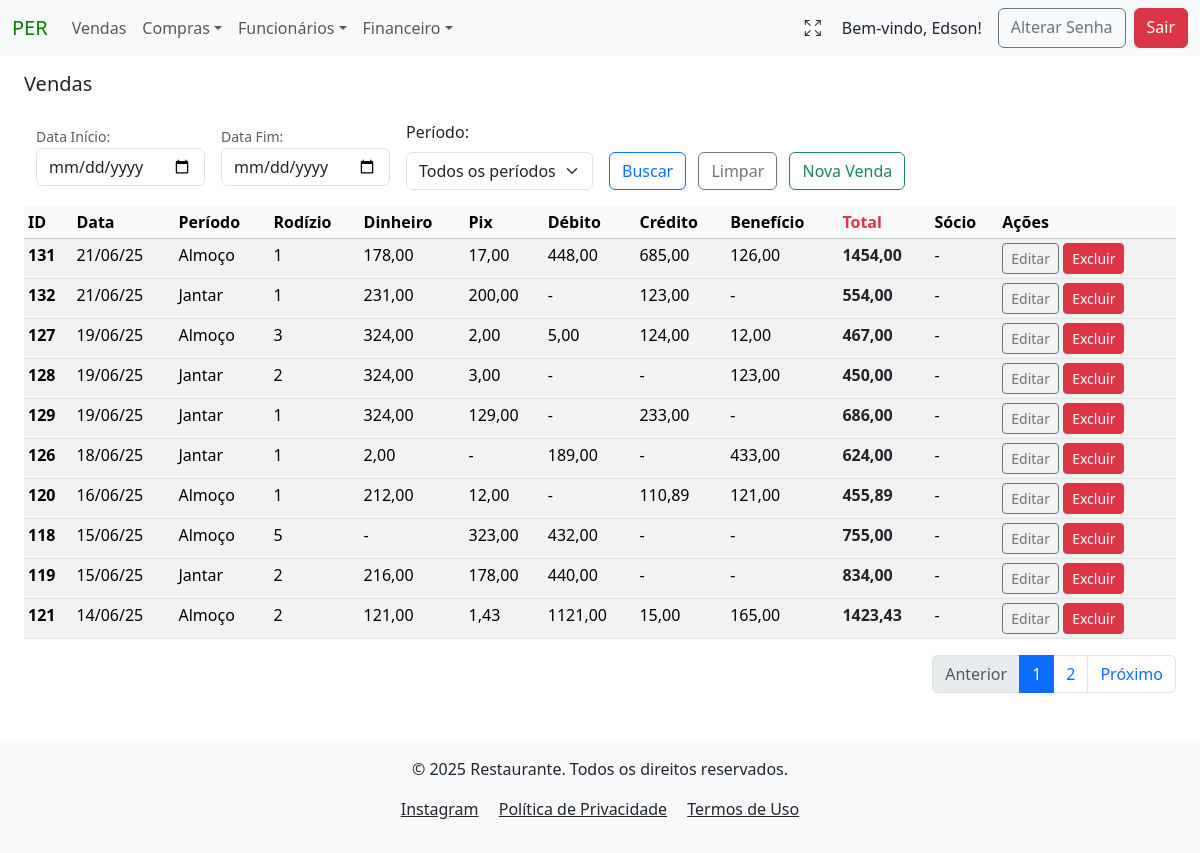
Screenshot of /sales/ (signed in) with the database file from the repository.
### users/models.py (models this page shows)
class User(AbstractUser):
    tenant = models.ForeignKey(Tenant, on_delete=models.PROTECT)
    phone = models.CharField(max_length=13, blank=True, null=True)
    birth_date = models.DateField(blank=False, null=False)
    created_at = models.DateTimeField(auto_now_add=True)
    updated_at = models.DateTimeField(auto_now=True)
    groups = models.ManyToManyField(
        'auth.Group',
        related_name='custom_user_set',  # Adicionando um nome diferente para evitar o conflito
        blank=True
    )
    user_permissions = models.ManyToManyField(
        'auth.Permission',
        related_name='custom_user_permissions_set',  # Adicionando um nome diferente para evitar o conflito
        blank=True
    )

### vendas/models.py (models this page shows, shortened)
class Vendas(models.Model):
    PERIODO_CHOICES = (
        ('Almoço', 'Almoço'),
        ('Jantar', 'Jantar'),
    )
    tenant = models.ForeignKey(Tenant, on_delete=models.CASCADE)
    created_at = models.DateTimeField(auto_now_add=True)
    data_venda = models.DateField(verbose_name="Data da Venda", null=False, blank=False)
    periodo = models.CharField(verbose_name="Período", max_length=6, choices=PERIODO_CHOICES, blank=False)
    rodizio = models.IntegerField(verbose_name="Qtd Rodízio", null=False, blank=False)
    dinheiro = models.DecimalField(verbose_name="Dinheiro", max_digits=8, decimal_places=2, null=True, blank=True)
    pix = models.DecimalField(verbose_name="Pix", max_digits=8, decimal_places=2, null=True, blank=True)
    debito_mastercard = models.DecimalField(verbose_name="Debito MasterCard", max_digits=8, decimal_places=2, null=True, blank=True)
    debito_visa = models.DecimalField(verbose_name="Debito Visa", max_digits=8, decimal_places=2, null=True, blank=True)
    debito_elo = models.DecimalField(verbose_name="Debito Elo", max_digits=8, decimal_places=2, null=True, blank=True)
    credito_mastercard = models.DecimalField(verbose_name="Credito MasterCard", max_digits=8, decimal_places=2, null=True, blank=True)
    credito_visa = models.DecimalField(verbose_name="Credito Visa", max_digits=8, decimal_places=2, null=True, blank=True)
    credito_elo = models.DecimalField(verbose_name="Credito Elo", max_digits=8, decimal_places=2, null=True, blank=True)
    alelo = models.DecimalField(verbose_name="Alelo", max_digits=8, decimal_places=2, null=True, blank=True)
    american_express = models.DecimalField(verbose_name="Amex", max_digits=8, decimal_places=2, null=True, blank=True)
    hiper = models.DecimalField(verbose_name="HiperCard", max_digits=8, decimal_places=2, null=True, blank=True)
    sodexo = models.DecimalField(verbose_name="Sodexo", max_digits=8, decimal_places=2, null=True, blank=True)
    ticket_rest = models.DecimalField(verbose_name="Ticket Refeição", max_digits=8, decimal_places=2, null=True, blank=True)
    vale_refeicao = models.DecimalField(verbose_name="Vale Refeição", max_digits=8, decimal_places=2, null=True, blank=True)
    dinersclub = models.DecimalField(verbose_name="DinersClub", max_digits=8, decimal_places=2, null=True, blank=True)
    socio = models.DecimalField(verbose_name="Sócio", max_digits=8, decimal_places=2, null=True, blank=True)
    dt_atualizado = models.DateTimeField(auto_now=True, null=False, blank=False)
    author = models.ForeignKey(settings.AUTH_USER_MODEL, on_delete=models.PROTECT, blank=False)
    class Meta:
        get_latest_by = 'dt_atualizado'
    def calcular_debito(self):
        return (self.debito_mastercard or 0) + (self.debito_visa or 0) + (self.debito_elo or 0)
    def calcular_credito(self):
        return (self.credito_mastercard or 0) + (self.credito_visa or 0) + (self.credito_elo or 0)
    def calcular_beneficio(self):
        return (
            (self.alelo or 0) +
            (self.american_express or 0) +
            (self.hiper or 0) +
            (self.sodexo or 0) +
            (self.ticket_rest or 0) +
            (self.vale_refeicao or 0) +
            (self.dinersclub or 0)
        )
    def calcular_total(self):
        return (
            (self.dinheiro or 0) +
            (self.pix or 0) +
            self.calcular_debito() +
            self.calcular_credito() +
            self.calcular_beneficio()
        )

### vendas/views.py (the view)
# urls.py: path('sales/', VendasListView.as_view(), name="venda_list"),
class VendasListView(LoginRequiredMixin, PermissionRequiredMixin, TenantQuerysetMixin, HandleNoPermissionMixin, ListView):
    model = Vendas
    template_name = 'vendas_list.html'  # Garante que o template correto será usado
    permission_required = 'vendas.view_vendas'  # Permissão para visualizar objetos'
    def get_queryset(self):
        queryset = super().get_queryset()  # O TenantQuerysetMixin já filtra pelo tenant
        data_inicio = self.request.GET.get('data_inicio')
        data_fim = self.request.GET.get('data_fim')
        periodo = self.request.GET.get('periodo')
        if data_inicio:
            queryset = queryset.filter(data_venda__gte=data_inicio)
        if data_fim:
            queryset = queryset.filter(data_venda__lte=data_fim)
        if periodo:
            queryset = queryset.filter(periodo=periodo)
        return queryset
    def get_context_data(self, **kwargs):
        context = super().get_context_data(**kwargs)
        tenant = getattr(self.request.user, 'tenant', None)
        if tenant:
            tenant = str(tenant).lower().replace(' ', '_')
        context['tenant'] = tenant
        vendas = context['object_list'].order_by('-data_venda')  # Lista de vendas do queryset
        paginator = Paginator(vendas, 10)  # 10 itens por página
        page_number = self.request.GET.get('page')  # Número da página atual
        vendas_page = paginator.get_page(page_number)
        context['vendas_list'] = vendas_page  # Lista paginada para o template
        venda_rodizio = 0
        venda_dinheiro = 0
        venda_pix = 0
        venda_debito = 0
        venda_credito = 0
        venda_beneficio = 0
        venda_total = 0
        for venda in vendas_page:  # Use somente os itens da página atual
            venda.debito = venda.calcular_debito()
            venda.credito = venda.calcular_credito()
            venda.beneficio = venda.calcular_beneficio()
            venda.total = venda.calcular_total()
            venda_rodizio += venda.rodizio or 0
            venda_dinheiro += venda.dinheiro or 0
            venda_pix += venda.pix or 0
            venda_debito += venda.debito or 0
            venda_credito += venda.credito or 0
            venda_beneficio += venda.beneficio or 0
            venda_total += venda.total
        context['vendas_rodizio'] = venda_rodizio
        context['vendas_dinheiro'] = venda_dinheiro
        context['vendas_pix'] = venda_pix
        context['vendas_debito'] = venda_debito
        context['vendas_credito'] = venda_credito
        context['vendas_beneficio'] = venda_beneficio
        context['vendas_total'] = venda_total
        return context

### vendas/templates/vendas/vendas_list.html (shortened to what this page needs)
{% extends 'global/base.html' %}
{% load cache %}
{% block content %}
    <h5 class="mb-4 mt-3">Vendas</h5>
    {% include 'vendas/vendas.html' %}
{% endblock content %}

### project/templates/global/base.html (shortened to what this page needs)
{% load cache %}
<!DOCTYPE html>
<html lang="pt-br">
  <head>
    <link href="https://cdn.jsdelivr.net/npm/bootstrap@5.3.3/dist/css/bootstrap.min.css" rel="stylesheet">
  </head>
  <body>
    <nav id="navbar" class="navbar navbar-expand-lg bg-body-tertiary position-sticky top-0" style="z-index: 1050;">
      <div class="container-fluid">
        <a class="navbar-brand" href="{% url 'menu' %}?tenant={{ tenant }}" style="color: green">PER</a>
        <div class="collapse navbar-collapse" id="navbarSupportedContent">
          <ul class="navbar-nav me-auto mb-2 mb-lg-0">
            <li class="nav-item">
              {% if perms.vendas.view_vendas %}
                <a class="nav-link" href="{% url 'venda_list' %}?tenant={{ tenant }}">Vendas</a>
              {% else %}
                <a class="nav-link disabled" href="#" aria-disabled="true">Vendas</a>
              {% endif %}
            <li class="nav-item dropdown">
              {% if perms.compras.view_compras %}
                <a class="nav-link dropdown-toggle" href="#" role="button" data-bs-toggle="dropdown" aria-expanded="false">Compras</a>
              {% else %}
                <a class="nav-link disabled" href="#" aria-disabled="true">Compras</a>
              {% endif %}
            </li>
            <li class="nav-item dropdown">
              {% if perms.funcionarios.view_contratacao %}
                <a class="nav-link dropdown-toggle" href="#" role="button" data-bs-toggle="dropdown" aria-expanded="false">Funcionários</a>
              {% else %}
                <a class="nav-link disabled" href="#" aria-disabled="true">Funcionários</a>
              {% endif %}
            </li>
            <li class="nav-item dropdown">
              {% if perms.financeiro.view_dashboard_financeiro %}
                <a class="nav-link dropdown-toggle" href="#" role="button" data-bs-toggle="dropdown" aria-expanded="false">Financeiro</a>
              {% else %}
                <a class="nav-link disabled" href="#" aria-disabled="true">Financeiro</a>
              {% endif %}
            </li>
          </ul>
          <div class="d-flex ms-auto">
            <button id="fullscreen-btn" class="btn btn me-2" type="button" title="Tela Cheia" style="box-shadow:none;">
              <span id="fullscreen-icon" class="bi bi-arrows-fullscreen"></span>
            </button>
            {% if user.is_authenticated %}
              <span class="navbar-text text-dark me-3">
                Bem-vindo, {{ user.first_name }}!
              </span>
              <a href="{% url 'password_change' %}?tenant={{ tenant }}" class="btn btn-outline-secondary me-2">Alterar Senha</a>
              <a href="{% url 'logout' %}?tenant={{ tenant }}" class="btn btn-danger">Sair</a>
            {% else %}
              <a href="{% url 'login' %}?tenant={{ tenant }}" class="btn btn-outline-light">Login</a>
            {% endif %}
          </div>
        </div>
      </div>
    </nav>
    <main class="container-fluid px-4">
        {% block content %}{% endblock content %}
    </main>
      {% cache 7200 rodape_base %}
        <footer class="bg-body-tertiary text-dark py-3 mt-5">
          <div class="container text-center">
              <p>&copy; 2025 Restaurante. Todos os direitos reservados.</p>
              <p>
                  <a href="https://www.instagram.com/sushicasaverde/"
                      class="text-dark me-3"
                      target="_blank"
                      rel="noopener noreferrer"
                      >Instagram</a>
                  <a href="#" class="text-dark me-3">Política de Privacidade</a>
                  <a href="#" class="text-dark">Termos de Uso</a>
              </p>
          </div>
        </footer>
    <link rel="stylesheet" href="https://cdn.jsdelivr.net/npm/bootstrap-icons@1.11.3/font/bootstrap-icons.css">
  </body>
{% endcache rodape_base %}
</html>

### vendas/templates/vendas/vendas.html (shortened to what this page needs)
{% load cache %}
<div class="container-fluid">
    {% cache 7200 widget_vendas %}
    <form action="" method="GET" class="d-flex align-items-center">
        <div class="mb-2 me-2">
            <small for="data_inicio" class="form-text">Data Início:</small>
            <input type="date" class="form-control" id="data_inicio" name="data_inicio">
        </div>
        <div class="mb-2 ms-2 me-2">
            <small for="data_fim" class="form-text">Data Fim:</small>
            <input type="date" class="form-control" id="data_fim" name="data_fim">
        </div>
        <div class="mb-2 ms-2 me-2">
            <label for="periodo" class="form-label">Período:</label>
            <select class="form-select" id="periodo" name="periodo">
                <option value="" {% if not request.GET.periodo %}selected{% endif %}>Todos os períodos</option>
            </select>
        </div>
    {% endcache 7200 widget_vendas %}
        <div class="ms-2 me-2 mt-4">
            <button type="submit" class="btn btn-outline-primary me-2" name="buscar_vendas">Buscar</button>
            <a href="{% url 'venda_list' %}?tenant={{ tenant }}" class="btn btn-outline-secondary me-2">Limpar</a>
            {% if perms.vendas.add_vendas %}
                <a href="{% url 'create_vendas' %}?tenant={{ tenant }}" class="btn btn-outline-success me-2">Nova Venda</a>
            {% else %}
                <a href="#" class="btn btn-outline-success btn-sm disabled">
                    <i class="fas fa-lock"></i>Nova Venda
                </a>
            {% endif %}
        </div>
    </form>
</div>
{% if vendas_list %}
    <table class="table table-sm table-striped table-hover mt-2">
        <thead class="table-light">
        <tr>
            <th scope="col">ID</th>
            <th scope="col">Data</th>
            <th scope="col">Período</th>
            <th scope="col">Rodízio</th>
            <th scope="col">Dinheiro</th>
            <th scope="col">Pix</th>
            <th scope="col">Débito</th>
            <th scope="col">Crédito</th>
            <th scope="col">Benefício</th>
            <th scope="col" class="text-danger fw-bold">Total</th>
            <th scope="col">Sócio</th>
            <th scope="col">Ações</th>
        </tr>
        </thead>
        <tbody>
            {% for venda in vendas_list %}
                <tr>
                    <th scope="row" >{{ venda.pk }}</th>
                    <td>{{ venda.data_venda|date:"d/m/y"}}</td>
                    <td>{{ venda.periodo}}</td>
                    <td>{{ venda.rodizio}}</td>
                    <td>{{ venda.dinheiro| default:"-"}}</td>
                    <td>{{ venda.pix| default:"-" }}</td>
                    <td>{{ venda.debito| default:"-" }}</td>
                    <td>{{ venda.credito| default:"-" }}</td>
                    <td>{{ venda.beneficio| default:"-" }}</td>
                    <td class="text-dark fw-bold">{{ venda.total}}</td>
                    <td>{{ venda.socio| default:"-" }}</td>
                    <td>
                        {% if perms.vendas.change_vendas %}
                            <a href="{% url 'update_vendas' pk=venda.pk %}?tenant={{ tenant }}" class="btn btn-outline-secondary btn-sm" >Editar</a>
                        {% else %}
                        <a href="#" class="btn btn-outline-secondary btn-sm disabled" aria-disabled="true">
                            <i class="fas fa-lock"></i> Editar
                        </a>
                        {% endif %}
                        {% if perms.vendas.delete_vendas %}
                          <a href="{% url 'delete_vendas' pk=venda.pk %}?tenant={{ tenant }}" class="btn btn-danger btn-sm">Excluir</a>
                        {% else %}
                          <a href="#" class="btn btn-danger btn-sm disabled" aria-disabled="true">
                            <i class="fas fa-lock"></i> Excluir
                        </a>
                        {% endif %}
                </td>
                </tr>
            {% endfor %}
        </tbody>
    </table>
{% else %}
    <div class="container">
        <div class="alert alert-warning mt-3" role="alert">
            Não há vendas para o filtro selecionado.
        </div>
    </div>
{% endif %}
<nav aria-label="Page navigation example">
    <ul class="pagination justify-content-end">
        {% if vendas_list.has_previous %}
            <li class="page-item">
                <a class="page-link" href="?tenant={{ tenant }}&page={{ vendas_list.previous_page_number }}">Anterior</a>
            </li>
        {% else %}
            <li class="page-item disabled">
                <a class="page-link">Anterior</a>
            </li>
        {% endif %}
        {% for num in vendas_list.paginator.page_range %}
            {% if vendas_list.number == num %}
                <li class="page-item active" aria-current="page">
                    <span class="page-link">{{ num }}</span>
                </li>
            {% elif num > vendas_list.number|add:-2 and num < vendas_list.number|add:2 %}
                <li class="page-item">
                    <a class="page-link" href="?tenant={{ tenant }}&page={{ num }}">{{ num }}</a>
                </li>
            {% endif %}
        {% endfor %}
        {% if vendas_list.has_next %}
            <li class="page-item">
                <a class="page-link" href="?tenant={{ tenant }}&page={{ vendas_list.next_page_number }}">Próximo</a>
            </li>
        {% else %}
            <li class="page-item disabled">
                <a class="page-link">Próximo</a>
            </li>
        {% endif %}
    </ul>
</nav>

### rows the page displays
User: first_name "Edson"
Vendas: pk "131", data_venda "21/06/25", periodo "Almoço", rodizio "1", dinheiro "178,00", pix "17,00", debito "448,00", credito "685,00", beneficio "126,00", total "1454,00", socio "-"
Vendas: pk "132", data_venda "21/06/25", periodo "Jantar", rodizio "1", dinheiro "231,00", pix "200,00", debito "-", credito "123,00", beneficio "-", total "554,00", socio "-"
Vendas: pk "127", data_venda "19/06/25", periodo "Almoço", rodizio "3", dinheiro "324,00", pix "2,00", debito "5,00", credito "124,00", beneficio "12,00", total "467,00", socio "-"
Vendas: pk "128", data_venda "19/06/25", periodo "Jantar", rodizio "2", dinheiro "324,00", pix "3,00", debito "-", credito "-", beneficio "123,00", total "450,00", socio "-"
Vendas: pk "129", data_venda "19/06/25", periodo "Jantar", rodizio "1", dinheiro "324,00", pix "129,00", debito "-", credito "233,00", beneficio "-", total "686,00", socio "-"
Vendas: pk "126", data_venda "18/06/25", periodo "Jantar", rodizio "1", dinheiro "2,00", pix "-", debito "189,00", credito "-", beneficio "433,00", total "624,00", socio "-"
Vendas: pk "120", data_venda "16/06/25", periodo "Almoço", rodizio "1", dinheiro "212,00", pix "12,00", debito "-", credito "110,89", beneficio "121,00", total "455,89", socio "-"
Vendas: pk "118", data_venda "15/06/25", periodo "Almoço", rodizio "5", dinheiro "-", pix "323,00", debito "432,00", credito "-", beneficio "-", total "755,00", socio "-"
Vendas: pk "119", data_venda "15/06/25", periodo "Jantar", rodizio "2", dinheiro "216,00", pix "178,00", debito "440,00", credito "-", beneficio "-", total "834,00", socio "-"
Vendas: pk "121", data_venda "14/06/25", periodo "Almoço", rodizio "2", dinheiro "121,00", pix "1,43", debito "1121,00", credito "15,00", beneficio "165,00", total "1423,43", socio "-"

### other values shown
{{ num }} "1"
{{ num }} "2"
